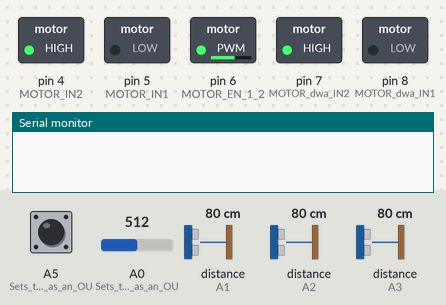
Recording of a sketch running on a simulated Arduino Uno, built with avr-gcc and run on an emulated ATmega328P. On the bench: switched loads named in the sketch (green lamp = pin HIGH), the last lines printed to the serial monitor. Wiring (inferred from the names in the program): 3 × ultrasonic range finder: trigger pin 2, echo A3 / trigger pin 3, echo A2 / trigger A4, echo A1. Dashed ring = blinking. The test bench sets the inputs (shaded band); at power-on: distance to the obstacle (sensors on A3, A2, A1) 80 cm, A5 (Sets_the_trigPin_as_an_OU) HIGH, A0 (Sets_the_trigPin_as_an_OU) = 512. The echo pulse lasts 58.3 µs per cm; no radio packets arrive unless stated; pins used as bus, display or sensor lines are not drawn.

Above: at 1.2 s.
1.3 s: distance to the obstacle (sensor on A3) set to 23 cm
2.8 s: distance to the obstacle (sensor on A3) set to 18 cm
At 4.2 s:
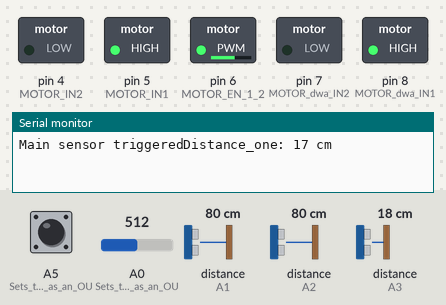
5.8 s: A5 (Sets_the_trigPin_as_an_OU) pulled LOW for 3.2 s
At 6.5 s:
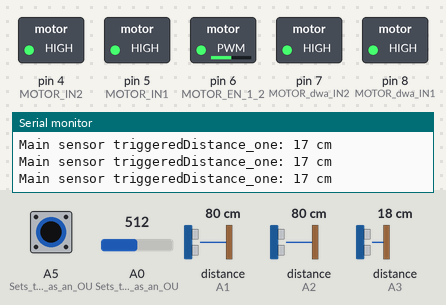
10.5 s: distance to the obstacle (sensor on A2) set to 40 cm
13.5 s: distance to the obstacle (sensor on A2) set to 31 cm
At 15.2 s:
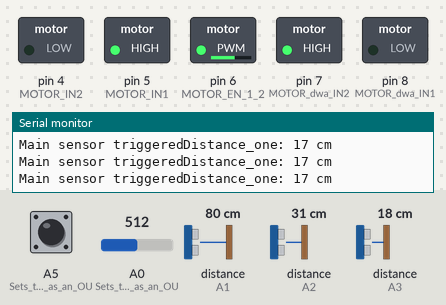
16.5 s: A5 (Sets_the_trigPin_as_an_OU) pulled LOW for 1 s
At 17.65 s:
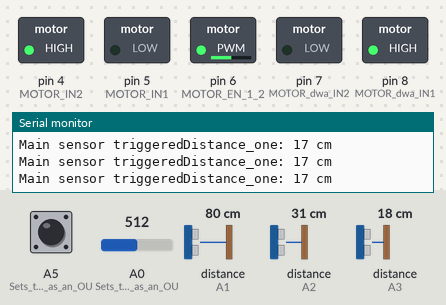
Timing chart, 0 to 20.5 s (numbered marks = the images above; inputs shaded):
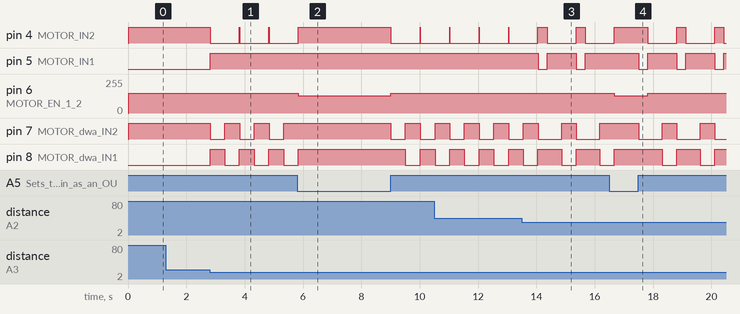

Measured:
- the behaviour switches between 21 and 20 cm on distance to the obstacle (sensor on A3) (found by bisection; images 0 and 1)
- the behaviour switches between 36 and 35 cm on distance to the obstacle (sensor on A2) (found by bisection; images 2 and 3)
- after the input at 1.3 s, every drawn part: stays the same
- after the input at 2.8 s, pin 4 (MOTOR_IN2): alternates HIGH for 0.01 s and LOW for 1.0 s, starting at once; pin 5 (MOTOR_IN1): LOW → HIGH at once; pin 7 (MOTOR_dwa_IN2), pin 8 (MOTOR_dwa_IN1): alternates HIGH for 0.51 s and LOW for 0.50 s, starting at once
- after the input at 5.8 s, pin 6 (MOTOR_EN_1_2): 150/255 → 128/255 at once, → 150/255 3.2 s later
- after the input at 13.5 s, pin 4 (MOTOR_IN2): HIGH → LOW after 0.86 s, → HIGH 1.0 s later, → LOW 0.31 s later; pin 5 (MOTOR_IN1): alternates HIGH for 1.0 s and LOW for 0.31 s, starting after 0.56 s
- after the input at 16.5 s, pin 6 (MOTOR_EN_1_2): 150/255 → 128/255 after 0.17 s, → 150/255 1.1 s later

The sketch:

EngineDriver.ino
```cpp
#include <SPI.h>
#include <nRF24L01.h>
#include <RF24.h>
RF24 radio(9, 10); // CE, CSN
const byte address[6] = "00001";
long duration; // variable for the duration of sound wave travel
uint8_t distance; // variable for the distance measurement
long duration_two; // variable for the duration of sound wave travel
uint8_t distance_two; // variable for the distance measurement
long duration_three; // variable for the duration of sound wave travel
uint8_t distance_three; // variable for the distance measurement


#define MOTOR_EN_1_2  6
#define MOTOR_IN1     5
#define MOTOR_IN2     4

#define MOTOR_dwa_EN_1_2  6
#define MOTOR_dwa_IN1     8
#define MOTOR_dwa_IN2     7

#define slow 32
#define normal 128
#define fast 255

#define echoPin A2
#define echoPin_two A3
#define echoPin_three A1
#define trigPin 3
#define trigPin_two 2
#define trigPin_three A4


unsigned short int Speed;

void Backward(void){
  analogWrite(MOTOR_EN_1_2, Speed);
  digitalWrite(MOTOR_IN1, HIGH);
  digitalWrite(MOTOR_IN2, LOW);
  analogWrite(MOTOR_dwa_EN_1_2, Speed);
  digitalWrite(MOTOR_dwa_IN1, HIGH);
  digitalWrite(MOTOR_dwa_IN2, LOW);
}

void Forward(void){
  analogWrite(MOTOR_EN_1_2, Speed);
  digitalWrite(MOTOR_IN1, LOW);
  digitalWrite(MOTOR_IN2, HIGH);
  analogWrite(MOTOR_dwa_EN_1_2, Speed);
  digitalWrite(MOTOR_dwa_IN1, LOW);
  digitalWrite(MOTOR_dwa_IN2, HIGH);
}

void TurnRight(void){
  digitalWrite(MOTOR_IN1, HIGH);
  digitalWrite(MOTOR_dwa_IN1, LOW);
  digitalWrite(MOTOR_IN2, LOW);
  digitalWrite(MOTOR_dwa_IN2, HIGH);
}

void TurnLeft(void){
  digitalWrite(MOTOR_IN1, LOW);
  digitalWrite(MOTOR_dwa_IN1, HIGH);
  digitalWrite(MOTOR_IN2, HIGH);
  digitalWrite(MOTOR_dwa_IN2, LOW);

}

void Stop(void){
  digitalWrite(MOTOR_IN1, HIGH);
  digitalWrite(MOTOR_IN2, HIGH);
  digitalWrite(MOTOR_dwa_IN1, HIGH);
  digitalWrite(MOTOR_dwa_IN2, HIGH);
}

void MainSensorMeasure(void){

  digitalWrite(trigPin, LOW);
  delayMicroseconds(2);
  digitalWrite(trigPin, HIGH);
  delayMicroseconds(10);
  digitalWrite(trigPin, LOW);
  duration_two = pulseIn(echoPin, HIGH);
  distance_two = duration_two * 0.034 / 2; // Speed of sound wave divided by 2 (go and back)


  if( distance_two < 35 && distance_two > 0)
    {
     TurnLeft();
     delay(300);
    }

  digitalWrite(trigPin_three, LOW);
  delayMicroseconds(2);
  digitalWrite(trigPin_three, HIGH);
  delayMicroseconds(10);
  digitalWrite(trigPin_three, LOW);
  duration_three = pulseIn(echoPin_three, HIGH);
  distance_three = duration_three * 0.034 / 2;

   if(distance_three < 35 && distance_three > 0)
    {
     TurnRight();
     delay(300);
    }

  digitalWrite(trigPin_two, LOW);
  delayMicroseconds(2);
  digitalWrite(trigPin_two, HIGH);
  delayMicroseconds(10);
  digitalWrite(trigPin_two, LOW);
  duration = pulseIn(echoPin_two, HIGH);
  distance = duration * 0.034 / 2; // Speed of sound wave divided by 2 (go and back)
  if( distance < 20 && distance > 0)
  {
    Stop(); // stop any moving
    Backward();
    delay(500);
    TurnRight();
    delay(500);
    Stop();
    Serial.print("Main sensor triggered");
    Serial.print("Distance_one: ");
    Serial.print(distance);
    Serial.println(" cm");
    //SecondarySensorMeasure();
  }else{
    Forward();

   }
}

void SecondarySensorMeasure(){
  digitalWrite(trigPin, LOW);
  delayMicroseconds(2);
  digitalWrite(trigPin, HIGH);
  delayMicroseconds(10);
  digitalWrite(trigPin, LOW);
  duration_two = pulseIn(echoPin, HIGH);
  distance_two = duration_two * 0.034 / 2; // Speed of sound wave divided by 2 (go and back)

  if( distance_two < 20 && distance_two > 0)
  {
   Serial.print("Second Measurement: Obstacle Detection");
   Serial.print("Distance_two: ");
   Serial.print(distance_two);
   Serial.println(" cm");
   AdditionalSensorMeasure();
  }
}

void AdditionalSensorMeasure(void){
  digitalWrite(trigPin_three, LOW);
  delayMicroseconds(2);
  digitalWrite(trigPin_three, HIGH);
  delayMicroseconds(10);
  digitalWrite(trigPin_three, LOW);
  duration_three = pulseIn(echoPin_three, HIGH);
  distance_three = duration_three * 0.034 / 2;
  if( distance_three < 20 && distance_three > 0)
  {
  Serial.print("Additional measurement obstacle detection ");
  Serial.print("Distance_three: ");
  Serial.print(distance_three);
  Serial.println(" cm");
  Backward();
    delay(150);
    Stop();
  TurnLeft();
   delay(500);
   Stop();
  }else{
   TurnLeft();
   delay(300);
   Stop();
  }
}


void setup() {
  Serial.begin(9600);
  radio.begin();
  radio.openReadingPipe(0, address);   //Setting the address at which we will receive the data
  radio.setPALevel(RF24_PA_MIN);       //You can set this as minimum or maximum depending on the distance between the transmitter and receiver.
  radio.startListening();              //This sets the module as receiver

  pinMode(MOTOR_EN_1_2, OUTPUT);
  pinMode(MOTOR_IN1, OUTPUT);
  pinMode(MOTOR_IN2, OUTPUT);
  pinMode(MOTOR_dwa_EN_1_2, OUTPUT);
  pinMode(MOTOR_dwa_IN1, OUTPUT);
  pinMode(MOTOR_dwa_IN2, OUTPUT);

  pinMode(A0, INPUT); // Sets the trigPin as an OUTPUT
  pinMode(A5, INPUT); // Sets the trigPin as an OUTPUT
  pinMode(trigPin, OUTPUT); // Sets the trigPin as an OUTPUT
  pinMode(trigPin_two, OUTPUT); // Sets the trigPin as an OUTPUT
  pinMode(trigPin_three, OUTPUT); // Sets the trigPin as an OUTPUT
  pinMode(echoPin, INPUT); // Sets the echoPin as an INPUT
  pinMode(echoPin_two, INPUT); // Sets the echoPin as an INPUT
  pinMode(echoPin_three, INPUT); // Sets the echoPin as an INPUT
  digitalWrite(2,LOW);
}

void loop() {
  bool autopilot = digitalRead(A5);
  if(autopilot == false){ //autopilot off, manually controlled
    Stop();
    unsigned short int val = analogRead(A0);
    val = val /4;
    // Serial.println(val,DEC); //Prints as decimal, with line feed
    Speed=val; // Speed default
    analogWrite(MOTOR_EN_1_2, Speed);
    analogWrite(MOTOR_dwa_EN_1_2, Speed);

  if (radio.available())//Looking for the data.
   {
    char text[32] = "";//Saving the incoming data
    uint8_t button_state = 0;
    radio.read(&button_state, sizeof(button_state));//Reading the data
    Serial.println(button_state);

  switch (button_state) {
    case 2:
      Backward();
      delay(50);
      Stop();
      break;
    case 3:
      Forward();
      delay(50);
      Stop();
      break;
    case 4:
      TurnLeft();
      delay(50);
      Stop();
      break;
    case 5:
      TurnRight();
      delay(50);
      Stop();
      break;
    }
   }
  }else{//autopilot on, autonomous functionality enabled
    Speed = 150;
    MainSensorMeasure();

  }
}// end of main loop
```
